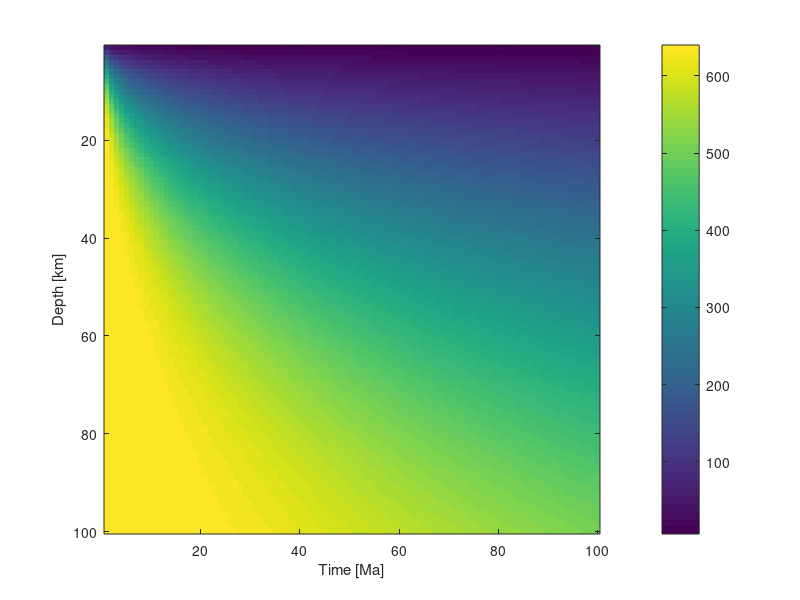

MATLAB code for this plot: (Note: this script raises an error after producing the figure.)
%% Homework 5: Seafloor subsidence due to cooling
% Partners: Paige Roban and Curtis Crandall
%
%% Part 1: Conductive heat flow
%% Step 1: A model
% Imagine an infinitely long and wide solid plate. The plate has thickness
% d. The temperature at the top of the plate is T1 and the temperature at
% the bottom of the plate is T2. Draw a diagram of this plate and label
% these parameters. 

%           T1                T1
%   ____________________________________   
%  |                                    |  ?
%  |                                    |  |
%  |                                    |  d = thickness
%  |                                    |  |
%  |____________________________________|  ? 
%           T2                T2

%% Step 2: Heat flow
% Assuming that T2>T1, the rate of change of heat flow per unit area up
% through the plate is proportional to (T2-T1)/d. 
% 
% In fact the rate of heat flow per unit area (Q) down through the plate is
% Q = -k(T2-T1)/d,
% where is k is called the thermal conductivity. Q is the rate of heat flow
% per unit area and has units Wm^-2; k has units Wm^-1C^-1. 
% Why does the heat flow down in this equation?

% Heatflow is negative because we are losing heat as we are moving away 
% from the source.
% If heatflow were positive, heat would be gained as it mvoes away from
% the source.
%% Step 3: Thermal conductivities 
% Give the values of thermal conductivity for the following items. Make
% sure to cite where you found this value and make sure the units are in
% the SI units given in step 2.

% Silver: 406.0 (W/mK)
% Magnesium:156 (W/mK)
% Glass:0.8 (W/mK)
% Rock:2-7 (W/mK)
% Wood:0.12-0.04 (W/mK)
% Sources used to determine thermal conductivity:
% http://hyperphysics.phy-astr.gsu.edu/hbase/tables/thrcn.html and 
% http://www.engineeringtoolbox.com/thermal-conductivity-d_429.html
%% Step 4: The heat transport equation 
% Let's assume that the temperature of the upper surface(i.e. at z) is T
% and at the temperature at the lower surface (i.e. z+Sz) is T+ST. Substitute these values
% into equation 1 (Think about how to replace d, T1, and T2). 

% In the limit that Sz goes to zero, some part of the right-hand side of
% your new equation becomes a derivative. 

% Write this derivative. 

% Write the heat flow using this derivative. 
%% Step 5: The conservation equation

% Use the heat transport equation and compute the derivative dQ/dz and
% insert this into the conservation equation. 

% Assume that internal heat generation is zero, write the updated the
% conservation equation from the previous step. 

% What is the value of kappa in this case? 

%% Part 2: Oceanic lithosphere cooling 

%% Step 1: Setup the model domain and compute
%% Nested for loop with erf function
tic
z = 1:100;
t = 1:100;
k = 31.556;
To = 640;
T1 = [];

for ii = 1:length(z);
    for jj = 1:length(t);
        T1(ii,jj) = To.*erf((ii)./(2*sqrt(k.*(jj))));
    end
end

figure(1);clf 
imagesc(T1);
xlabel('Time [Ma]');
ylabel('Depth [km]');
c = colorbar;
c.Label.String = 'Temperature [C]'
colormap(jet)
toc
%% Nested for loop with erf function and Meshgrid
tic
[X,Y] = meshgrid(z,t);
T1 = [];

for ii = 1:length(X);
    for jj = 1:length(Y);
        T1(ii,jj) = To.*erf((ii)./(2*sqrt(k.*(jj))));
    end
end
figure(2); clf
imagesc(T1);
xlabel('Time [Ma]');
ylabel('Depth [km]');
c = colorbar;
c.Label.String = 'Temperature [C]'
colormap(jet) 
toc
% 1. Use two for loops to compute the function T(z,t). 
% 2. Use the meshgrid() command to setup matrices for z and t and then
% compute the function T(z,t). 

% Extra credit: Time how long it takes to compute T(z,t) using the two
% methods. If you don't notice a difference, try decreasing the sample
% interval in z and t. Discuss the differences in computation time. 

% The first figure took 1.343534 seconds to run on TREX. The second figure
% takes 0.447624 seconds to run. 

%% Step 2: Analyze the model output

% Answer the following questions in as much detail as possible. 

% * Does your model make sense given the boundary conditions used to derive
% the solution? 
% * What controls the rate at which the temperature decays? 
% * How could we convert this model from age to distance from ridge axis? 
% * What would be a more appropriate boundary condition at T(z=0) given
% what we know abot the oceans? 
% * Is 640C an appropriate value for the temperature at a mid-ocean ridge?
% Why or why not? 

%% Part 3: Plate velocty and the depth of oceans
%% Step 1: Load and plot sea-floor depth data
% Load the file spreadingData.mat in MATLAB. This will load the structure
% Bath. 
load('spreadingData.mat');
% These data are for the Pacific and Atlantic Oceans. The fields that end
% in z are the ocean depths [m] measured along a profile normal to a
% mid-ocean ridge. The fields that end in x are the distance [km] from the
% ridge where the data were collected. Plot depth vs. distance from the
% ridge; plot each ocean in its own subplot. make sure to label axes. 

figure(3);clf
subplot(2,1,1);
load('spreadingData.mat');
plot(extractfield(Bath,'atlanticx'),(extractfield(Bath,'atlanticz')));
xlabel('Distance [km]')
ylabel('Depth [m]')
title('Atlantic Mid-Ocean Ridge')

subplot(2,1,2);
plot(extractfield(Bath,'pacificx'),(extractfield(Bath,'pacificz')));
xlabel('Distance [km]')
ylabel('Depth [m]')
title('Pacific Mid-Ocean Ridge')

% What does 2.65 represent in the equation (3)?

% It is an offset of the ridge axis depth.

%What are the plate veolocities [km/Ma] that match your data the closest?
%List both oceans.



% Convert these plate veolocities to [cm/yr] and compare with an estimate
% from the literatur from these ocean basins. Do your estimates agree with
% published Pacific and Atlantic Ocean spreading rates? 

%% Step 2: A half-space model
% 
atlanticT = ((extractfield(Bath,'atlanticz')-2.65)/0.345).^2; 
pacificT = ((extractfield(Bath,'pacificz')-2.65)/0.345).^2;

atlanticV = (extractfield(Bath,'atlanticx')./atlanticT);
pacificV = (extractfield(Bath,'pacificx')./pacificT);

figure(4);clf
subplot(2,2,1);
load('spreadingData.mat');
plot(extractfield(Bath,'atlanticx'),(extractfield(Bath,'atlanticz')));
xlabel('Distance [km]')
ylabel('Depth [m]')
title('Atlantic Mid-Ocean Ridge')

subplot(2,2,2);
plot(extractfield(Bath,'pacificx'),(extractfield(Bath,'pacificz')));
xlabel('Distance [km]')
ylabel('Depth [m]')
title('Pacific Mid-Ocean Ridge')

subplot(2,2,3);
load('spreadingData.mat');
plot(atlanticT,(extractfield(Bath,'atlanticz')));
xlabel('Time [Ma]')
ylabel('Depth [m]')
title('Atlantic Mid-Ocean Ridge')

subplot(2,2,4);
plot(pacificT,(extractfield(Bath,'pacificz')));
xlabel('Time [Ma]')
ylabel('Depth [m]')
title('Pacific Mid-Ocean Ridge')
%% Part 4: Global oceanic plate ages
%% Step 1: Load topo data and plot sea-floor depths

load('topo'); % Load global topography
load('coastlines'); % load coastlines
[platelat,platelon] = importPlates('All_boundaries.txt');

h = figure(5);
h.InvertHardcopy = 'off'; % ensures color of saved fig. matches display
h.Color = 'k'; % (1 pt.) % changes fig. color to black
h.Position = [100 100 1000 500]; % specifies location/size of fig's drawable area
h.PaperPositionMode = 'auto'; % preserves fig's aspect ratio when printing
% setup the map axes
ax = axesm('Mollweid','Frame', 'on', 'Grid', 'on'); % sets map projection, inserts globe outline, inserts grid
setm(ax,'MLabelLocation',60); % sets lon. labels to every 60 degrees
setm(ax,'PLabelLocation',30); % sets lat. labels to every 30 degrees
mlabel('MLabelParallel',0); % sets lon. label location to the equator
plabel('PLabelMeridian',-25); % sets lat. label location to prime meridian
axis('off'); % prevents axes display
setm(ax,'FontColor',[0.9 0.9 0.9]); % brightens text
setm(ax,'GColor',[0.9 0.9 0.9]); % brightens grid
LAT = topolatlim(1):topolatlim(2);
LON =  topolonlim(1):topolonlim(2);
[lon, lat] = meshgrid(LON,LAT); % compute the lat/lon of every grid point in topo
pcolorm(lat,lon,topo); % plot the matrix of elevations on the map
hold on;
demcmap(topo); % give it a better colormap
c = colorbar; %
c = colorbar('color', [0.9 0.9 0.9]); % changes text color on color bar
c.Label.String = 'Elevation [M]';
plotm(coastlat, coastlon, 'w', 'LineWidth', 0.5); %plots coast lines
plotm(platelat,platelon,'k', 'LineWidth', 1.5); % plots plate boundaries

%% Kill the queen
[iy, ix] = find(topo > 0);

ocean = topo; % creates another matrix to hold values from the forloop

% for loop finds values of elevations that are negative
for ii = 1 : size( ix, 1 )
    ocean( iy(ii), ix(ii) ) = 0;
end 

ocean = ocean.*-1e-3; % creates ocean depths, converts units, makes them positive

h = figure(6);
h.InvertHardcopy = 'off'; % ensures color of saved fig. matches display
h.Color = 'k'; % (1 pt.) % changes fig. color to black
h.Position = [100 100 1000 500]; % specifies location/size of fig's drawable area
h.PaperPositionMode = 'auto'; % preserves fig's aspect ratio when printing
% setup the map axes
ax = axesm('Mollweid','Frame', 'on', 'Grid', 'on'); % sets map projection, inserts globe outline, inserts grid
setm(ax,'MLabelLocation',60); % sets lon. labels to every 60 degrees
setm(ax,'PLabelLocation',30); % sets lat. labels to every 30 degrees
mlabel('MLabelParallel',0); % sets lon. label location to the equator
plabel('PLabelMeridian',-25); % sets lat. label location to prime meridian
axis('off'); % prevents axes display
setm(ax,'FontColor',[0.9 0.9 0.9]); % brightens text
setm(ax,'GColor',[0.9 0.9 0.9]); % brightens grid
LAT = topolatlim(1):topolatlim(2);
LON =  topolonlim(1):topolonlim(2);
[lon, lat] = meshgrid(LON,LAT); % compute the lat/lon of every grid point in topo
pcolorm(lat,lon,ocean); % plot the matrix of elevations on the map
hold on;
demcmap(ocean); % give it a better colormap
c = colorbar; %
c = colorbar('color', [0.9 0.9 0.9]); % changes text color on color bar
c.Label.String = 'Elevation [km]';
plotm(coastlat, coastlon, 'w', 'LineWidth', 0.5); %plots coast lines
plotm(platelat,platelon,'k', 'LineWidth', 1.5); % plots plate boundaries
colormap(flipud(jet(20))); %Flipud inverts the array of colors on the colormap and adds 20 increments of color scale

%% Step 3 Compute sea-floor age
d = ocean; % resaves matrix to hold values of depth for later
% for loop finds values of elevations that are negative
t = zeros(size(d));
for ii = 1:size(d)
    for jj = 1:length(d)
        t(ii,jj) = (((d(ii,jj) - 2.65)/0.345))^2;
    end
    t(t==59.000210039907586)=-10;
end 

h = figure(7);
h.InvertHardcopy = 'off'; % ensures color of saved fig. matches display
h.Color = 'k'; % (1 pt.) % changes fig. color to black
h.Position = [100 100 1000 500]; % specifies location/size of fig's drawable area
h.PaperPositionMode = 'auto'; % preserves fig's aspect ratio when printing
% setup the map axes
ax = axesm('Mollweid','Frame', 'on', 'Grid', 'on'); % sets map projection, inserts globe outline, inserts grid
setm(ax,'MLabelLocation',60); % sets lon. labels to every 60 degrees
setm(ax,'PLabelLocation',30); % sets lat. labels to every 30 degrees
mlabel('MLabelParallel',0); % sets lon. label location to the equator
plabel('PLabelMeridian',-25); % sets lat. label location to prime meridian
axis('off'); % prevents axes display
setm(ax,'FontColor',[0.9 0.9 0.9]); % brightens text
setm(ax,'GColor',[0.9 0.9 0.9]); % brightens grid
LAT = topolatlim(1):topolatlim(2);
LON =  topolonlim(1):topolonlim(2);
[lon, lat] = meshgrid(LON,LAT); % compute the lat/lon of every grid point in topo
pcolorm(lat,lon,t); % plot the matrix of elevations on the map
hold on;
c = colorbar; %
c = colorbar('color', [0.9 0.9 0.9]); % changes text color on color bar
c.Label.String = 'Age[Ma]';
plotm(coastlat, coastlon, 'w', 'LineWidth', 0.5); %plots coast lines
plotm(platelat,platelon,'k', 'LineWidth', 1.5); % plots plate boundaries
cmap=(flipud(jet(20))); % Initializes color map as a variable (cmap) so later strings can be input to change plotting conditions.
% Flipud inverts the array of colors on the colormap and adds 20 increments of color scale
cmap = [0.5 0.5 0.5 ; cmap]; % Allows us to create a grey color for plotting negative ages.
cmap(end,:) = []; % Recreates an array to include grey within the jet color scheme.
colormap(cmap); % Compiles array of cmap RGB values and plots the new color sheme.

%% Step 5: Discuss your results

% Does your map of ocean ages make sense given the plate boundaries?
% Yes, only near spreadng centers and ocean basins.  

% What is the oldest age in your map?
% About 180 Ma

% Where does this oldest age occur and does this make sense geologically?
% Off the north-east coast of Japan, the accepted age is near 160 Ma for
% that area.  It makes sense geologically because it is near a subduction
% zone where the oldest crust should be.

% Where do the youngest ages occur? Does this conform to your knowledge of
% oceanic listhosphere generation?

% The youngest ages occur along Mid-ocean ridge axes.  This conforms to
% what we see ploted in our model.

% Are there any assumptions that have gone into this model that might not
% be accurate?

% Spreading rate is not equal on both sides of the ridge axis. Certain
% geographic areas were younging when getting close to continental shelves;
% however, they should have been aging. Our model predicts the Mediteranean
% sea as being ~20Ma, while accepted values are positing the
% Mediteranean sea as some of the oldest oceanic crust. 

